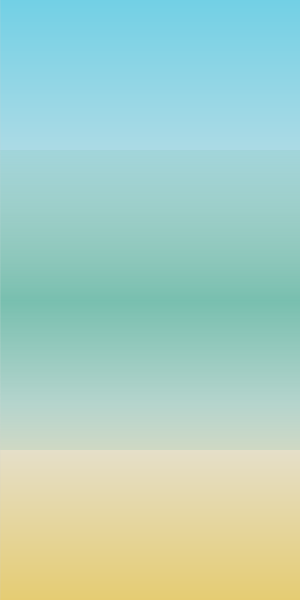
Frame 1 (no input)
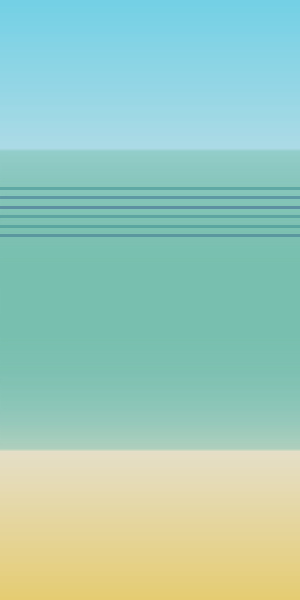
Frame 60 (the mouse pressed at the canvas centre just before this capture)
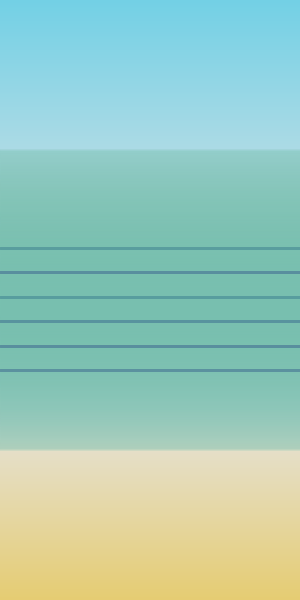
Frame 120 (the mouse held since frame 60 and released just before this capture)

The Processing sketch that drew these frames (run headless with seeded random() and noise(); from frame 60 on, the mouse is pressed at the canvas centre):

// Processing sketch: processing_70520
// ── processing_70520.pde

int k = 1;
int currentTime=0;


void setup() {
  size(300, 600);
  colorMode(HSB, 360, 100, 100, 100);
  frameRate(25);
}


void draw() {

  //------------sky--------

  for (int y=0; y<height/2; y++) {
    float col= map(y, 0, height/2, 50, 0);
    stroke(191, col, 90);
    line(0, y, width, y);
  }


  //--------sand----------

  for (int y1=height/2; y1<height; y1++) {
    float col= map(y1, 400, height, 0, 50);
    stroke(47, col, 90);
    line(0, y1, width, y1);
  }

  //-------ocean-stable------

  for (int y1=height/4; y1<height/2; y1++) {
    float col1= map(y1, height/4, height/2, 20, 100);
    stroke(167, 37, 75, col1);
    line(0, y1, width, y1);
  }

  for (int y1=height/2; y1<height*3/4; y1++) {
    float col1= map(y1, height/2, height*3/4, 100, 20);
    stroke(167, 37, 75, col1);
    line(0, y1, width, y1);
  }



  //---------timer-------------


  // while(time1<100000) {

  //for(i=-100; i<2000; i
  int time1 = millis();
  int time = (time1-currentTime);

 // println(time);

 

 
    if (time >= 1000)
    {
      wave(height/4);
                  //currentTime=time1;
    }
}



//////////// USER's //////////////////////
//----------wave------------


void wave(int y1)
{
   pushMatrix();
  translate(0, y1+k);
  for (float y=0; y<k*3; y=y+k*0.5) {

    strokeWeight(3);
    stroke(int(random(180, 220)), 60, 55, 50);
    line(0, y/2, width, y/2);
    //delay_ms(10);
    
    
  }
  popMatrix();
  k++;
  if (k>height/4)  k=1;
  
  
}
////////////////////////////////////////////
/*void delay_ms (int ms)
{
  int tmp=millis();
  while ((millis()-tmp)<ms)
  {
  }
 //  println (millis()-tmp);
}*/
//////////////////////////////////////////////////
